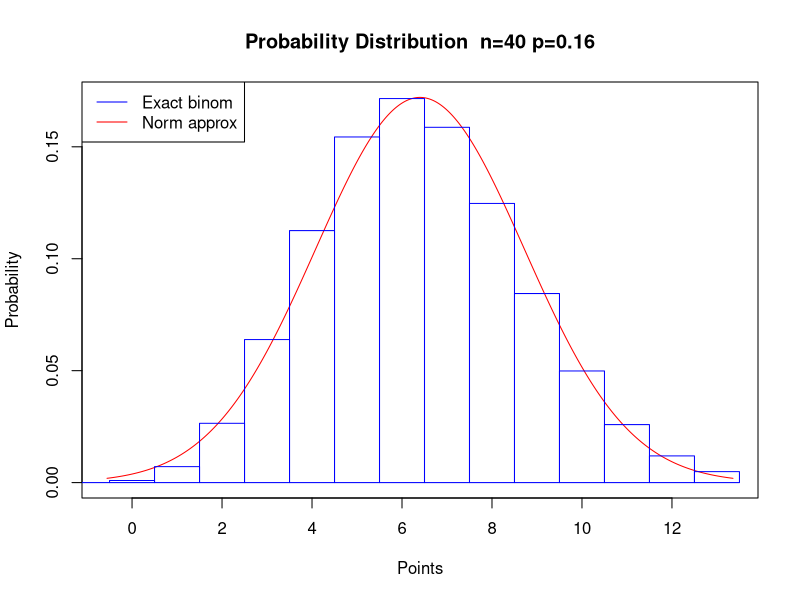

Write the R code that produced this figure.
## ---- chunk 1
ndec = 3
while(T){
    n = sample(c(20,30,40,50,60,70,100),1)
    p = sample(15:85,1)/100
    mu = p*n
    sig = sqrt(p*(1-p))*sqrt(n)
    bmin = ceiling(mu-2*sig)
    bmax = floor(mu+2*sig)
    
    lbrb = sample(bmin:bmax,2)+c(0.5,-0.5)
    lb = lbrb[1]
    rb = lbrb[2]
    bb = sort(sample(bmin:bmax,2))+c(-0.5,0.5)
    
    el = round(pbinom(lb,n,p),ndec)
    er = round(1-pbinom(rb,n,p),ndec)
    eb = round(pbinom(bb[2],n,p)-pbinom(bb[1],n,p),ndec)
    
    nl = round(pnorm(lb,mu,sig),ndec)
    nr = round(1-pnorm(rb,mu,sig),ndec)
    nb = round(pnorm(bb[2],mu,sig)-pnorm(bb[1],mu,sig),ndec)
    
    choices = sort(c(el,nl,er,nr,eb,nb))
    if(length(unique(choices))==6 && bb[2]-bb[1]>2 && min(choices)>0.01 && max(choices)<0.99 && min(diff(choices))>0.003) {break}
}

sch = sprintf("%.3f",choices)
al = paste0("* ",sch,collapse="\n")

san = sprintf("%.3f",c(el,nl,er,nr,eb,nb))

sol1 = paste0(1*(choices==el),collapse="")
sol2 = paste0(1*(choices==nl),collapse="")
sol3 = paste0(1*(choices==er),collapse="")
sol4 = paste0(1*(choices==nr),collapse="")
sol5 = paste0(1*(choices==eb),collapse="")
sol6 = paste0(1*(choices==nb),collapse="")

## ---- chunk 2
plot(0,0,"n",xlim=c(mu-3*sig,mu+3*sig),ylim=c(0,dnorm(mu,mu,sig)),xlab="Points",ylab="Probability",main=paste0("Probability Distribution  n=",n," p=",p,collapse=""))
xx = seq(mu-3*sig,mu+3*sig,sig/100)
yy = dnorm(xx,mu,sig)
lines(xx,yy,col="red")

db = function(llx,lly,w,h,col="blue"){
    lines(c(llx,llx,llx+w,llx+w,llx),c(lly,lly+h,lly+h,lly,lly),col=col)
}

for(i in round(mu-3*sig):round(mu+3*sig)){
    h = dbinom(i,n,p)
    db(i-0.5,0,1,h)
}

legend("topleft",legend=c("Exact binom","Norm approx"),col = c("blue","red"),lty = c(1,1))
